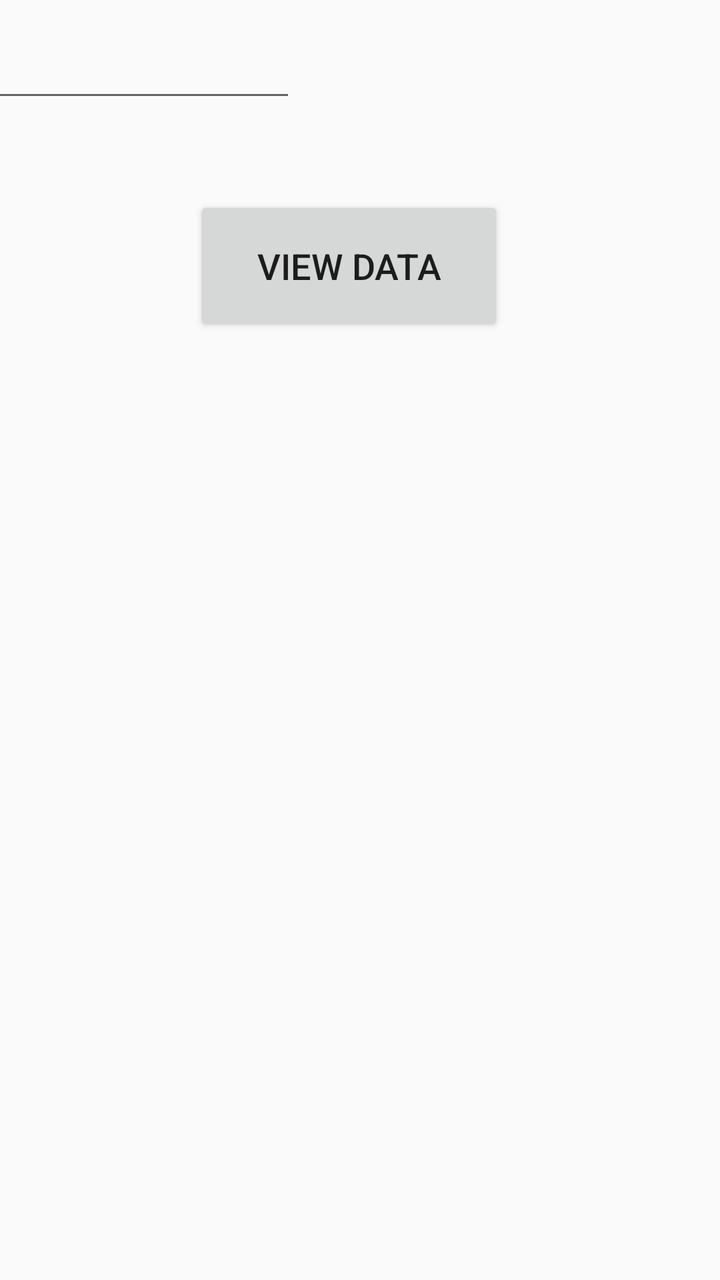
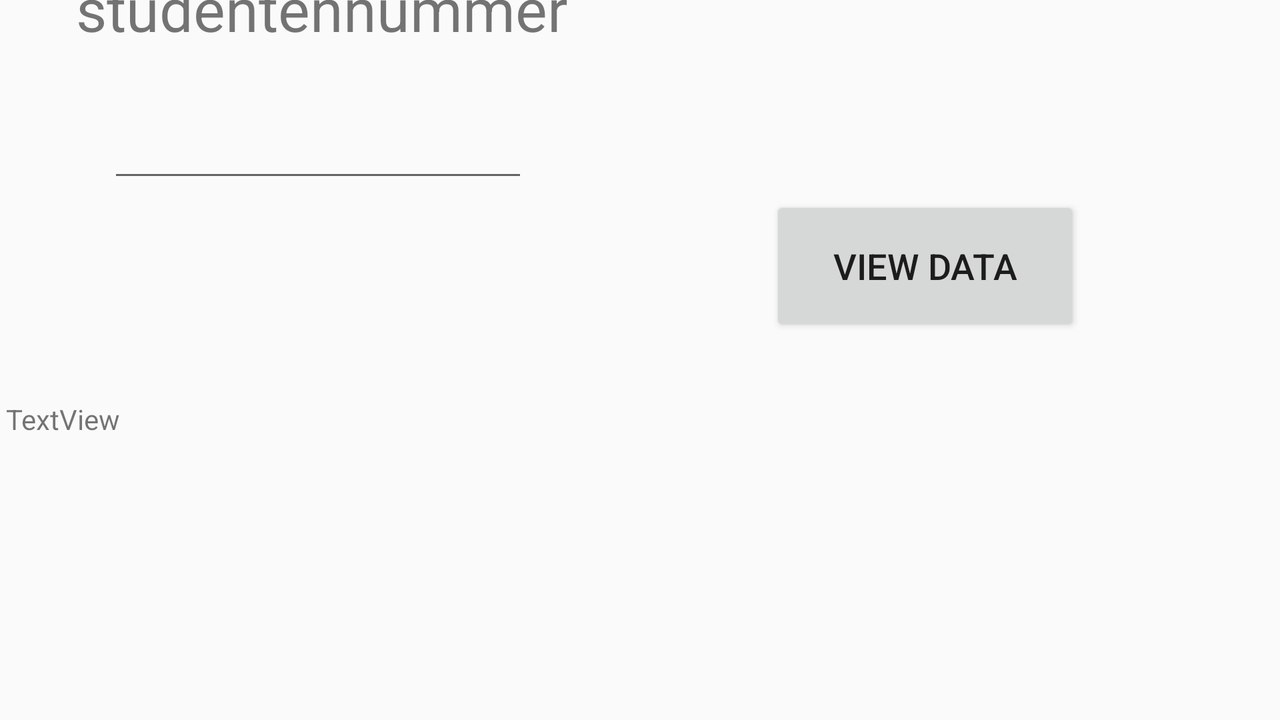

Two renders of one Android screen. The first uses the default layout on a phone; the second uses the alternative layout the repository ships for a different screen configuration, on a matching device. The two XML files are below.
<!-- AndroidManifest.xml: application theme AppTheme -->
<!-- res/layout/activity_main.xml -->
<?xml version="1.0" encoding="utf-8"?>
<androidx.constraintlayout.widget.ConstraintLayout xmlns:android="http://schemas.android.com/apk/res/android"
    xmlns:app="http://schemas.android.com/apk/res-auto"
    xmlns:tools="http://schemas.android.com/tools"
    android:layout_width="match_parent"
    android:layout_height="match_parent"
    tools:context=".MainActivity">

    <Button
        android:id="@+id/ButtonViewData"
        android:layout_width="155dp"
        android:layout_height="70dp"
        android:layout_marginEnd="108dp"
        android:layout_marginRight="108dp"
        android:layout_marginBottom="472dp"
        android:text="View Data"
        android:textSize="18sp"
        app:layout_constraintBottom_toBottomOf="parent"
        app:layout_constraintEnd_toEndOf="parent" />

    <TextView
        android:id="@+id/UserNametextView"
        android:layout_width="149dp"
        android:layout_height="57dp"
        android:layout_marginEnd="244dp"
        android:layout_marginRight="244dp"
        android:layout_marginBottom="784dp"
        android:text="Username"
        android:textSize="30sp"
        app:layout_constraintBottom_toBottomOf="parent"
        app:layout_constraintEnd_toEndOf="parent" />

    <EditText
        android:id="@+id/editTextUserName"
        android:layout_width="wrap_content"
        android:layout_height="wrap_content"
        android:layout_marginEnd="212dp"
        android:layout_marginRight="212dp"
        android:layout_marginBottom="724dp"
        android:ems="10"
        android:inputType="textPersonName"
        app:layout_constraintBottom_toBottomOf="parent"
        app:layout_constraintEnd_toEndOf="parent" />

    <TextView
        android:id="@+id/studentenNummerpassword"
        android:layout_width="wrap_content"
        android:layout_height="wrap_content"
        android:layout_marginEnd="252dp"
        android:layout_marginRight="252dp"
        android:layout_marginBottom="660dp"
        android:text="Password"
        android:textSize="30sp"
        app:layout_constraintBottom_toBottomOf="parent"
        app:layout_constraintEnd_toEndOf="parent" />

    <EditText
        android:id="@+id/editTextTextStudentenNummer"
        android:layout_width="wrap_content"
        android:layout_height="wrap_content"
        android:layout_marginEnd="212dp"
        android:layout_marginRight="212dp"
        android:layout_marginBottom="584dp"
        android:ems="10"
        android:inputType="textPassword"
        app:layout_constraintBottom_toBottomOf="parent"
        app:layout_constraintEnd_toEndOf="parent" />

    <Button
        android:id="@+id/AddUserButton"
        android:layout_width="155dp"
        android:layout_height="70dp"
        android:layout_marginEnd="387dp"
        android:layout_marginRight="387dp"
        android:layout_marginBottom="483dp"
        android:text="Add user"
        android:textSize="18sp"
        app:layout_constraintBottom_toBottomOf="parent"
        app:layout_constraintEnd_toEndOf="parent" />

</androidx.constraintlayout.widget.ConstraintLayout>
<!-- resources referenced by this layout -->
<resources>
  <style name="AppTheme" parent="Theme.AppCompat.Light.DarkActionBar">
          
          <item name="colorPrimary">@color/colorPrimary</item>
          <item name="colorPrimaryDark">@color/colorPrimaryDark</item>
          <item name="colorAccent">@color/colorAccent</item>
          <item name="textAppearanceButton">@style/TextAppearance.MaterialComponents.Button</item>
      </style>
  <color name="colorPrimary">#97000C</color>
  <color name="colorPrimaryDark">#97000C</color>
  <color name="colorAccent">#97000C</color>
</resources>
<!-- res/layout-land/activity_main.xml (the repository's variant of the layout above) -->
<!-- drawn on the phone turned sideways -->
<?xml version="1.0" encoding="utf-8"?>
<androidx.constraintlayout.widget.ConstraintLayout xmlns:android="http://schemas.android.com/apk/res/android"
    xmlns:app="http://schemas.android.com/apk/res-auto"
    xmlns:tools="http://schemas.android.com/tools"
    android:layout_width="match_parent"
    android:layout_height="match_parent"
    tools:context=".MainActivity">

    <Button
        android:id="@+id/ButtonViewData"
        android:layout_width="155dp"
        android:layout_height="70dp"
        android:layout_marginEnd="100dp"
        android:layout_marginRight="100dp"
        android:layout_marginBottom="192dp"
        android:text="View Data"
        android:textSize="18sp"
        app:layout_constraintBottom_toBottomOf="parent"
        app:layout_constraintEnd_toEndOf="parent" />

    <TextView
        android:id="@+id/UserNametextView"
        android:layout_width="135dp"
        android:layout_height="53dp"
        android:layout_marginEnd="400dp"
        android:layout_marginRight="400dp"
        android:layout_marginBottom="444dp"
        android:text="naam"
        android:textSize="30sp"
        app:layout_constraintBottom_toBottomOf="parent"
        app:layout_constraintEnd_toEndOf="parent" />

    <EditText
        android:id="@+id/editTextUserName"
        android:layout_width="wrap_content"
        android:layout_height="wrap_content"
        android:layout_marginEnd="376dp"
        android:layout_marginRight="376dp"
        android:layout_marginBottom="388dp"
        android:ems="10"
        android:inputType="textPersonName"
        app:layout_constraintBottom_toBottomOf="parent"
        app:layout_constraintEnd_toEndOf="parent" />

    <TextView
        android:id="@+id/studentenNummerpassword"
        android:layout_width="wrap_content"
        android:layout_height="wrap_content"
        android:layout_marginEnd="356dp"
        android:layout_marginRight="356dp"
        android:layout_marginBottom="336dp"
        android:text="studentennummer"
        android:textSize="30sp"
        app:layout_constraintBottom_toBottomOf="parent"
        app:layout_constraintEnd_toEndOf="parent" />

    <EditText
        android:id="@+id/editTextTextStudentenNummer"
        android:layout_width="wrap_content"
        android:layout_height="wrap_content"
        android:layout_marginEnd="376dp"
        android:layout_marginRight="376dp"
        android:layout_marginBottom="264dp"
        android:ems="10"
        android:inputType="textPassword"
        app:layout_constraintBottom_toBottomOf="parent"
        app:layout_constraintEnd_toEndOf="parent" />

    <Button
        android:id="@+id/AddUserButton"
        android:layout_width="155dp"
        android:layout_height="70dp"
        android:layout_marginEnd="744dp"
        android:layout_marginRight="744dp"
        android:layout_marginBottom="192dp"
        android:text="Add user"
        android:textSize="18sp"
        app:layout_constraintBottom_toBottomOf="parent"
        app:layout_constraintEnd_toEndOf="parent" />

    <TextView
        android:id="@+id/textViewResult"
        android:layout_width="343dp"
        android:layout_height="127dp"
        android:layout_marginEnd="294dp"
        android:layout_marginRight="294dp"
        android:layout_marginBottom="33dp"
        android:text="TextView"
        app:layout_constraintBottom_toBottomOf="parent"
        app:layout_constraintEnd_toEndOf="parent" />

</androidx.constraintlayout.widget.ConstraintLayout>
